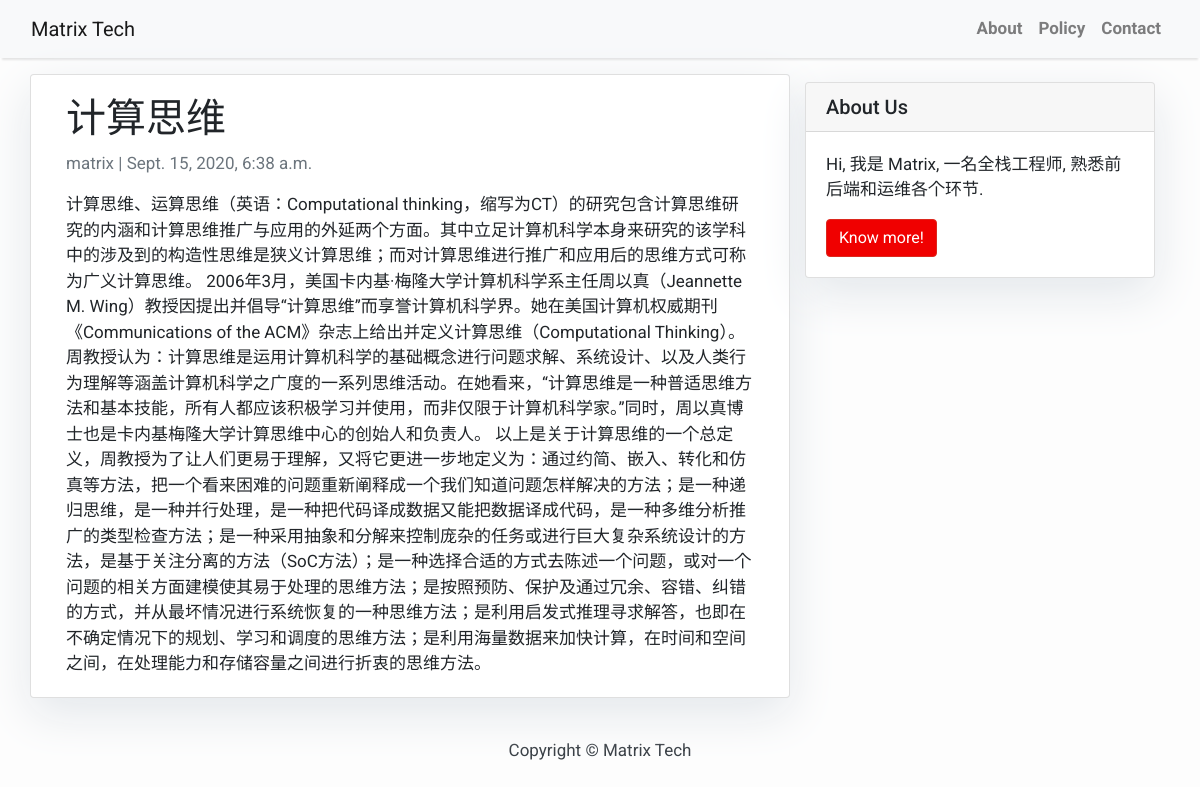
Screenshot of /comptuational_thinking/ with the database file from the repository.
### blog/models.py (models this page shows, shortened)
class Post(models.Model):
    title = models.CharField(max_length=200, unique=True)
    slug = models.SlugField(max_length=200, unique=True)
    author = models.ForeignKey(User, on_delete= models.CASCADE,related_name='blog_posts')
    updated_on = models.DateTimeField(auto_now= True)
    content = models.TextField()
    created_on = models.DateTimeField(auto_now_add=True)
    status = models.IntegerField(choices=STATUS, default=0)
    class Meta:
        ordering = ['-created_on']

### blog/views.py (the view)
# urls.py: path('<slug:slug>/', views.PostDetail.as_view(), name='post_detail'),
class PostDetail(generic.DetailView):
    model = Post
    template_name = 'post_detail.html'

### templates/post_detail.html
{% extends 'base.html' %} {% block content %}
<div class="container">
  <div class="row">
    <div class="col-md-8 card mb-4  mt-3 left  top">
      <div class="card-body">
        <h1>{% block title %} {{ object.title }} {% endblock title %}</h1>
        <p class=" text-muted">{{ post.author }} | {{ post.created_on }}</p>
        <p class="card-text ">{{ object.content | safe }}</p>
      </div>
    </div>
    {% block sidebar %} {% include 'sidebar.html' %} {% endblock sidebar %}
  </div>
</div>
{% endblock content %}

### templates/base.html (style rules this page uses)
body { font-family: "Roboto", sans-serif; font-size: 17px; background-color: #fdfdfd; }

### templates/sidebar.html (style rules this page uses)
.card { box-shadow: 0 16px 48px #E3E7EB; }

### rows the page displays
Post: title "计算思维", author "matrix", created_on "Sept. 15, 2020, 6:38 a.m.", content "计算思维、运算思维（英语：Computational thinking，缩写为CT）的研究包含计算思维研究的内涵和计算思维推广与应用的外延两个方面。其中立足计算机科学本身来研究的该学科中的涉及到的构造性思维是狭义计算思维；而对计算思维进行推广和应用后的思维方式可称为广义计算思维。 2006年3月，美国卡内基·梅隆大学计算机科学系主任周以真（Jeannette M. Wing）教授因提出并倡导“计算思维”而享誉计算机科学界。她在美国计算机权威期刊《Communications of the ACM》杂志上给出并定义计算思维（Computational Thinking）。周教授认为：计算思维是运用计算机科学的基础概念进行问题求解、系统设计、以及人类行为理解等涵盖计算机科学之广度的一系列思维活动。在她看来，“计算思维是一种普适思维方法和基本技能，所有人都应该积极学习并使用，而非仅限于计算机科学家。”同时，周以真博士也是卡内基梅隆大学计算思维中心的创始人和负责人。…"
